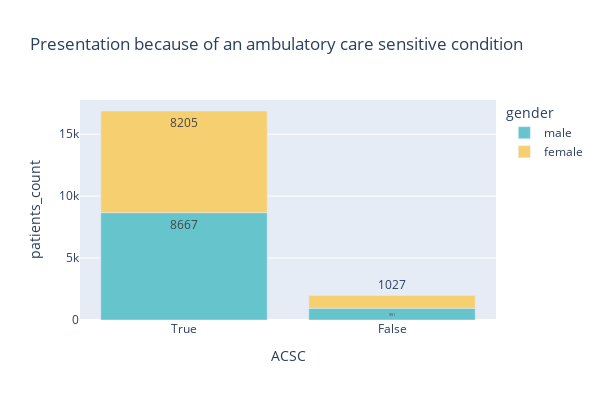

Notebook source saved alongside this figure:
### Code cell
def acsc_plot(df):
    '''
    Plots a bar chart from a dataframe loaded by user, that has
    fields 'ACSC' and 'Gender' according to data dictionary
    '''
    plot_df = df[['ACSC', 'Gender']].value_counts().to_frame().reset_index()
    dict_acs = {0: 'True',
                1: 'False',
                3: 'unknown'}
    plot_df = plot_df.replace({'ACSC': dict_acs})
    dict_gen = {0: 'male', 1: 'female'}
    plot_df = plot_df.replace({'Gender': dict_gen})
    plot_df.rename(columns={'Gender': 'gender',
                            0: 'patients_count'}, inplace=True)
    plot=px.bar(plot_df, x='ACSC', y='patients_count',
                color='gender', width=600, height=400,
                color_discrete_sequence=px.colors.qualitative.Pastel,
                title='Presentation because of an ambulatory care sensitive condition', 
                text_auto=True)
    return plot

acsc_plot(df)

### Figure 1 — Plotly figure (JSON) as saved in the notebook; plotly's stock layout.template omitted (floating-point values rounded to 4 significant figures)
{"data": [{"alignmentgroup": "True", "hovertemplate": "gender=male<br>ACSC=%{x}<br>patients_count=%{y}<extra></extra>", "legendgroup": "male", "marker": {"color": "rgb(102, 197, 204)", "pattern": {"shape": ""}}, "name": "male", "offsetgroup": "male", "orientation": "v", "showlegend": true, "textposition": "auto", "texttemplate": "%{y}", "type": "bar", "x": ["True", "False"], "xaxis": "x", "y": [8667, 951], "yaxis": "y"}, {"alignmentgroup": "True", "hovertemplate": "gender=female<br>ACSC=%{x}<br>patients_count=%{y}<extra></extra>", "legendgroup": "female", "marker": {"color": "rgb(246, 207, 113)", "pattern": {"shape": ""}}, "name": "female", "offsetgroup": "female", "orientation": "v", "showlegend": true, "textposition": "auto", "texttemplate": "%{y}", "type": "bar", "x": ["True", "False"], "xaxis": "x", "y": [8205, 1027], "yaxis": "y"}], "layout": {"barmode": "relative", "height": 400, "legend": {"title": {"text": "gender"}, "tracegroupgap": 0}, "title": {"text": "Presentation because of an ambulatory care sensitive condition"}, "width": 600, "xaxis": {"anchor": "y", "domain": [0, 1], "title": {"text": "ACSC"}}, "yaxis": {"anchor": "x", "domain": [0, 1], "title": {"text": "patients_count"}}}}
